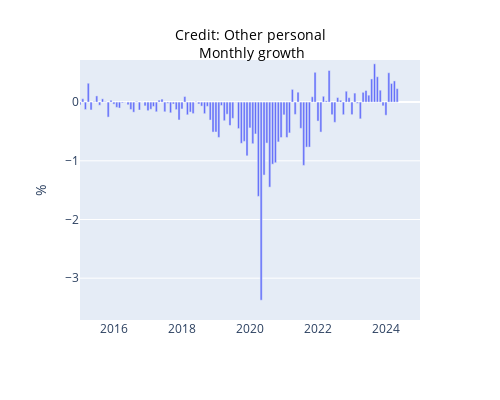

Here is the notebook cell this chart was saved with:
### Code cell
startDateExample = datetime(2015, 1, 1)
endDateExample = datetime(2024, 12, 31)
seriesToGraph = 'Credit; Other personal; Monthly growth'

graph_series(seriesToGraph, df, startDateExample, endDateExample)

### Figure 1 — Plotly figure (JSON) as saved in the notebook; plotly's stock layout.template omitted (floating-point values rounded to 4 significant figures; data arrays with more than 128 entries replaced by an {"elided": "..."} marker saying what was removed)
{"data": [{"alignmentgroup": "True", "hovertemplate": "Date=%{x}<br>Credit; Other personal; Monthly growth=%{y}<extra></extra>", "legendgroup": "", "marker": {"color": "#636efa", "pattern": {"shape": ""}}, "name": "", "offsetgroup": "", "orientation": "v", "showlegend": false, "textposition": "auto", "type": "bar", "x": {"elided": "572 str values"}, "xaxis": "x", "y": {"elided": "572 float values"}, "yaxis": "y"}], "layout": {"barmode": "relative", "height": 400, "hovermode": "x", "legend": {"tracegroupgap": 0}, "margin": {"t": 60}, "title": {"font": {"color": "black", "size": 14}, "text": "Credit: Other personal<br> Monthly growth", "x": 0.5, "y": 0.9}, "width": 500, "xaxis": {"anchor": "y", "domain": [0, 1], "range": ["2015-01-01T00:00:00", "2024-12-31T00:00:00"], "title": {"text": " "}, "type": "date"}, "yaxis": {"anchor": "x", "domain": [0, 1], "range": [-3.712, 0.7172], "title": {"text": "%"}, "type": "linear"}}}
